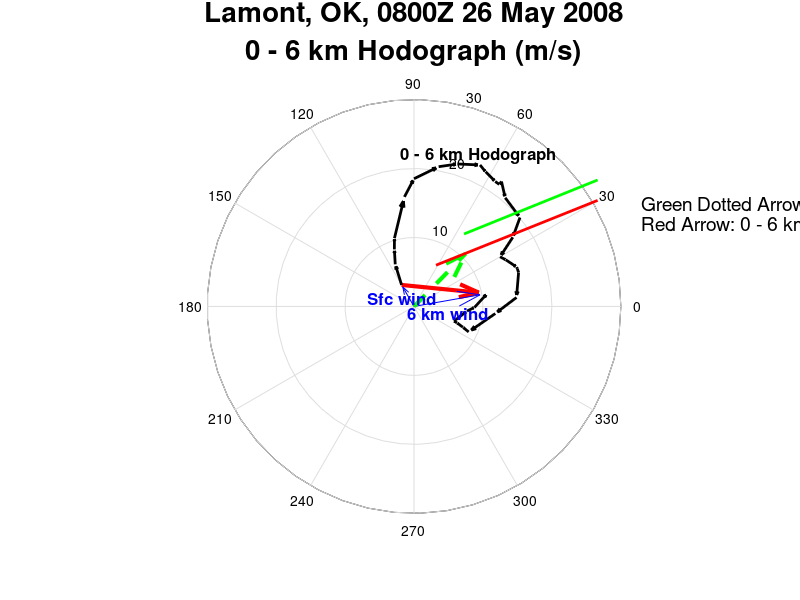

Source code (MATLAB):
%  Program Name:         Hodograph
%  File Name:            Hodograph.m
%  Functions Required:   MATLAB functions
%-----------------------------------------------------------------------------------------
%  Program Description:
%
%   This program will plot the winds as vectors in a polar orientation
%   Read in wind data from Lamont, OK on 26 may 2008 at 0800Z.
%   The figure generated is best viewed full screen.
%-----------------------------------------------------------------------------------------
%  Author:  Matthew Little
%  Date:    11 Apr 2011
%  Revised: 7 Sep 2016       
%-----------------------------------------------------------------------------------------
%        1         2         3         4         5         6         7         8         9
%23456789012345678901234567890123456789012345678901234567890123456789012345678901234567890
% Reset any leftover graphics and variables
clf('reset');
clear;
% Read in Hodograph data
data = dlmread('Hodo_data.txt');
% Define variables from data
  height = data(:,1);
  wdir = data(:,2);
  wspd = data(:,3);
  % Converting wind observations to vector format
    wdir = wdir + 90;
    wdir = -wdir;
    wdir_rad = wdir*(pi/180);
  % Conversion from knots to meters per second
    wspd_ms = wspd*0.514444444;
% Define [x,y] as if the winds were displayed on a Cartesian plane from the
% wind direction and magnitude
[x,y] = pol2cart(wdir_rad,wspd_ms);
x_wind_mean = mean(x) 
y_wind_mean = mean(y)
% Allows plot to be a reasonable scale, but make the data invisible,
% may be modified as needed if wind vectors are desired on figure
P = compass(x,y);
set(P,'Visible', 'off');
hold on;
u = x(30) - x(1);
v = y(30) - y(1);
% Plots estimated storm path using 0 - 6 km wind shear
path = quiver(x(1), y(1), u, v, 'r','MaxHeadSize',0.15,'LineWidth',3);
% Plots first entry in Hodo_data.txt file (about 0 km winds)
a = quiver(0,0, x(1), y(1),'b');
% Plots last entry in Hodo_data.txt file (about 6 km winds)
z = quiver(0,0, x(30), y(30),'b');
hodoMean = quiver(0,0,x_wind_mean, y_wind_mean,'--g','LineWidth',3);
% Creates the hodograph line from 0 km - 6 km
for i = 1:29
  hodoLine = quiver(x(i),y(i),x(i+1)-x(i),y(i+1)-y(i),'MaxHeadSize',0.1,'k','LineWidth',2);
end
% Figure annotations and styling
  text(-6.8,1.1, 'Sfc wind','Color','blue','FontSize',12,'FontWeight','bold');
  text(-1,-1, '6 km wind','Color','blue','FontSize',12,'FontWeight','bold');
  text(-2,22, '0 - 6 km Hodograph','Color','black','FontSize',12,'FontWeight','bold');
  annotation('line',[0.545,0.747],[0.558,0.666],'Color','red','LineWidth',2);
    text(33,12,'Red Arrow: 0 - 6 km Estimated Storm Path','Color','black','FontSize',14);
  annotation('line',[0.580,0.747],[0.610,0.700],'Color','green','LineWidth',2);
    text(33,15,'Green Dotted Arrow: 0 - 6 km Mean Wind','Color','black','FontSize',14);
hold off;
title({'Lamont, OK, 0800Z 26 May 2008','0 - 6 km Hodograph (m/s)'},'FontSize',20);